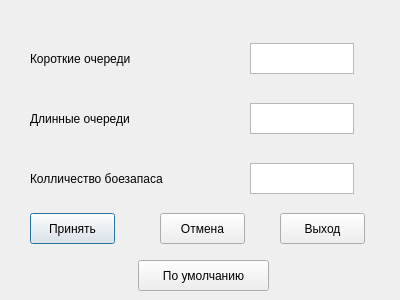
<?xml version="1.0" encoding="UTF-8"?>
<ui version="4.0">
 <class>Ammunition</class>
 <widget class="QDialog" name="Ammunition">
  <property name="geometry">
   <rect>
    <x>0</x>
    <y>0</y>
    <width>400</width>
    <height>300</height>
   </rect>
  </property>
  <property name="windowTitle">
   <string>Dialog</string>
  </property>
  <widget class="QTextEdit" name="amount_counter">
   <property name="geometry">
    <rect>
     <x>250</x>
     <y>163</y>
     <width>104</width>
     <height>31</height>
    </rect>
   </property>
   <property name="html">
    <string>&lt;!DOCTYPE HTML PUBLIC &quot;-//W3C//DTD HTML 4.0//EN&quot; &quot;http://www.w3.org/TR/REC-html40/strict.dtd&quot;&gt;
&lt;html&gt;&lt;head&gt;&lt;meta name=&quot;qrichtext&quot; content=&quot;1&quot; /&gt;&lt;style type=&quot;text/css&quot;&gt;
p, li { white-space: pre-wrap; }
&lt;/style&gt;&lt;/head&gt;&lt;body style=&quot; font-family:'Noto Sans'; font-size:9pt; font-weight:400; font-style:normal;&quot;&gt;
&lt;p style=&quot;-qt-paragraph-type:empty; margin-top:0px; margin-bottom:0px; margin-left:0px; margin-right:0px; -qt-block-indent:0; text-indent:0px;&quot;&gt;&lt;br /&gt;&lt;/p&gt;&lt;/body&gt;&lt;/html&gt;</string>
   </property>
  </widget>
  <widget class="QPushButton" name="button_accept">
   <property name="geometry">
    <rect>
     <x>30</x>
     <y>213</y>
     <width>85</width>
     <height>31</height>
    </rect>
   </property>
   <property name="text">
    <string>Принять</string>
   </property>
  </widget>
  <widget class="QTextEdit" name="long_burst">
   <property name="geometry">
    <rect>
     <x>250</x>
     <y>103</y>
     <width>104</width>
     <height>31</height>
    </rect>
   </property>
   <property name="html">
    <string>&lt;!DOCTYPE HTML PUBLIC &quot;-//W3C//DTD HTML 4.0//EN&quot; &quot;http://www.w3.org/TR/REC-html40/strict.dtd&quot;&gt;
&lt;html&gt;&lt;head&gt;&lt;meta name=&quot;qrichtext&quot; content=&quot;1&quot; /&gt;&lt;style type=&quot;text/css&quot;&gt;
p, li { white-space: pre-wrap; }
&lt;/style&gt;&lt;/head&gt;&lt;body style=&quot; font-family:'Noto Sans'; font-size:9pt; font-weight:400; font-style:normal;&quot;&gt;
&lt;p style=&quot;-qt-paragraph-type:empty; margin-top:0px; margin-bottom:0px; margin-left:0px; margin-right:0px; -qt-block-indent:0; text-indent:0px;&quot;&gt;&lt;br /&gt;&lt;/p&gt;&lt;/body&gt;&lt;/html&gt;</string>
   </property>
  </widget>
  <widget class="QTextEdit" name="short_burst">
   <property name="geometry">
    <rect>
     <x>250</x>
     <y>43</y>
     <width>104</width>
     <height>31</height>
    </rect>
   </property>
   <property name="html">
    <string>&lt;!DOCTYPE HTML PUBLIC &quot;-//W3C//DTD HTML 4.0//EN&quot; &quot;http://www.w3.org/TR/REC-html40/strict.dtd&quot;&gt;
&lt;html&gt;&lt;head&gt;&lt;meta name=&quot;qrichtext&quot; content=&quot;1&quot; /&gt;&lt;style type=&quot;text/css&quot;&gt;
p, li { white-space: pre-wrap; }
&lt;/style&gt;&lt;/head&gt;&lt;body style=&quot; font-family:'Noto Sans'; font-size:9pt; font-weight:400; font-style:normal;&quot;&gt;
&lt;p style=&quot;-qt-paragraph-type:empty; margin-top:0px; margin-bottom:0px; margin-left:0px; margin-right:0px; -qt-block-indent:0; text-indent:0px;&quot;&gt;&lt;br /&gt;&lt;/p&gt;&lt;/body&gt;&lt;/html&gt;</string>
   </property>
  </widget>
  <widget class="QLabel" name="label">
   <property name="geometry">
    <rect>
     <x>30</x>
     <y>50</y>
     <width>221</width>
     <height>17</height>
    </rect>
   </property>
   <property name="text">
    <string>Короткие очереди</string>
   </property>
  </widget>
  <widget class="QLabel" name="label_2">
   <property name="geometry">
    <rect>
     <x>30</x>
     <y>110</y>
     <width>221</width>
     <height>17</height>
    </rect>
   </property>
   <property name="text">
    <string>Длинные очереди</string>
   </property>
  </widget>
  <widget class="QPushButton" name="button_exit">
   <property name="geometry">
    <rect>
     <x>280</x>
     <y>213</y>
     <width>85</width>
     <height>31</height>
    </rect>
   </property>
   <property name="text">
    <string>Выход</string>
   </property>
  </widget>
  <widget class="QPushButton" name="button_cancel">
   <property name="geometry">
    <rect>
     <x>160</x>
     <y>213</y>
     <width>85</width>
     <height>31</height>
    </rect>
   </property>
   <property name="text">
    <string>Отмена</string>
   </property>
  </widget>
  <widget class="QLabel" name="label_3">
   <property name="geometry">
    <rect>
     <x>30</x>
     <y>170</y>
     <width>221</width>
     <height>17</height>
    </rect>
   </property>
   <property name="text">
    <string>Колличество боезапаса</string>
   </property>
  </widget>
  <widget class="QPushButton" name="button_home">
   <property name="geometry">
    <rect>
     <x>138</x>
     <y>260</y>
     <width>131</width>
     <height>31</height>
    </rect>
   </property>
   <property name="text">
    <string>По умолчанию</string>
   </property>
  </widget>
 </widget>
 <resources/>
 <connections/>
</ui>
